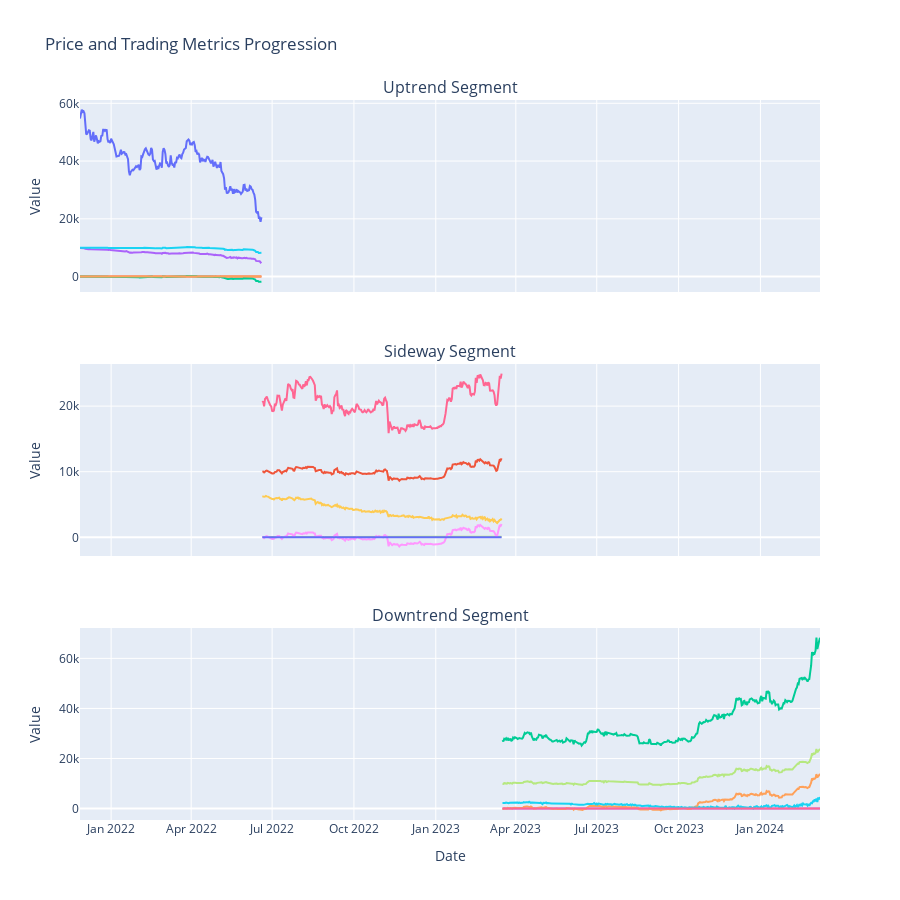

Here is the notebook cell this chart was saved with:
### Markdown cell above
### Subplot

### Code cell
# Manually segment your data
downtrend_start_idx = start_idx
downtrend_end_idx = downtrend_end_idx

sideway_start_idx = sideway_start_idx
sideway_end_idx = sideway_end_idx

uptrend_start_idx =  uptrend_start_idx
uptrend_end_idx =  len(new_indicator)

# Test strategy on each segment
downtrend_prices, downtrend_indicator_values, downtrend_profits, downtrend_cash, downtrend_bitcoin, downtrend_total = strategy(
    indcator=new_indicator[downtrend_start_idx:downtrend_end_idx].copy(),
    prices=combined_dataframe.price[downtrend_start_idx:downtrend_end_idx].copy().values)

sideway_prices, sideway_indicator_values, sideway_profits, sideway_cash, sideway_bitcoin, sideway_total = strategy(
    indcator=new_indicator[sideway_start_idx:sideway_end_idx].copy(),
    prices=combined_dataframe.price[sideway_start_idx:sideway_end_idx].copy().values)

uptrend_prices, uptrend_indicator_values, uptrend_profits, uptrend_cash, uptrend_bitcoin, uptrend_total = strategy(
    indcator=new_indicator[uptrend_start_idx:uptrend_end_idx].copy(),
    prices=combined_dataframe.price[uptrend_start_idx:uptrend_end_idx].copy().values)

# Collect dates for each segment
downtrend_dates = Dates[downtrend_start_idx:downtrend_end_idx]

sideway_dates = Dates[sideway_start_idx:sideway_end_idx]

uptrend_dates = Dates[uptrend_start_idx:uptrend_end_idx]

# Create tuples for each segment
downtrend_data = (downtrend_prices, downtrend_indicator_values, downtrend_profits, downtrend_cash, downtrend_bitcoin, downtrend_total, downtrend_dates)

sideway_data = (sideway_prices, sideway_indicator_values, sideway_profits, sideway_cash, sideway_bitcoin, sideway_total, sideway_dates)

uptrend_data = (uptrend_prices, uptrend_indicator_values, uptrend_profits, uptrend_cash, uptrend_bitcoin, uptrend_total, uptrend_dates)

# Plot the segments
subplot("Linear All Indicator", downtrend_data, sideway_data, uptrend_data)

### Figure 1 — Plotly figure (JSON) as saved in the notebook; plotly's stock layout.template omitted (floating-point values rounded to 4 significant figures; data arrays with more than 128 entries replaced by an {"elided": "..."} marker saying what was removed)
{"data": [{"mode": "lines", "name": "Price", "type": "scatter", "x": {"elided": "205 str values"}, "xaxis": "x", "y": {"elided": "205 float values"}, "yaxis": "y"}, {"mode": "lines", "name": "Linear All Indicator", "type": "scatter", "x": {"elided": "205 str values"}, "xaxis": "x", "y": {"elided": "205 float values"}, "yaxis": "y"}, {"mode": "lines", "name": "Profit", "type": "scatter", "x": {"elided": "205 str values"}, "xaxis": "x", "y": {"elided": "205 float values"}, "yaxis": "y"}, {"mode": "lines", "name": "Cash Balance", "type": "scatter", "x": {"elided": "205 str values"}, "xaxis": "x", "y": {"elided": "205 float values"}, "yaxis": "y"}, {"mode": "lines", "name": "Bitcoin Amount", "type": "scatter", "x": {"elided": "205 str values"}, "xaxis": "x", "y": {"elided": "205 float values"}, "yaxis": "y"}, {"mode": "lines", "name": "Total Balance", "type": "scatter", "x": {"elided": "205 str values"}, "xaxis": "x", "y": {"elided": "205 float values"}, "yaxis": "y"}, {"mode": "lines", "name": "Price", "type": "scatter", "x": {"elided": "270 str values"}, "xaxis": "x2", "y": {"elided": "270 float values"}, "yaxis": "y2"}, {"mode": "lines", "name": "Linear All Indicator", "type": "scatter", "x": {"elided": "270 str values"}, "xaxis": "x2", "y": {"elided": "270 float values"}, "yaxis": "y2"}, {"mode": "lines", "name": "Profit", "type": "scatter", "x": {"elided": "270 str values"}, "xaxis": "x2", "y": {"elided": "270 float values"}, "yaxis": "y2"}, {"mode": "lines", "name": "Cash Balance", "type": "scatter", "x": {"elided": "270 str values"}, "xaxis": "x2", "y": {"elided": "270 float values"}, "yaxis": "y2"}, {"mode": "lines", "name": "Bitcoin Amount", "type": "scatter", "x": {"elided": "270 str values"}, "xaxis": "x2", "y": {"elided": "270 float values"}, "yaxis": "y2"}, {"mode": "lines", "name": "Total Balance", "type": "scatter", "x": {"elided": "270 str values"}, "xaxis": "x2", "y": {"elided": "270 float values"}, "yaxis": "y2"}, {"mode": "lines", "name": "Price", "type": "scatter", "x": {"elided": "358 str values"}, "xaxis": "x3", "y": {"elided": "358 float values"}, "yaxis": "y3"}, {"mode": "lines", "name": "Linear All Indicator", "type": "scatter", "x": {"elided": "358 str values"}, "xaxis": "x3", "y": {"elided": "358 float values"}, "yaxis": "y3"}, {"mode": "lines", "name": "Profit", "type": "scatter", "x": {"elided": "358 str values"}, "xaxis": "x3", "y": {"elided": "358 float values"}, "yaxis": "y3"}, {"mode": "lines", "name": "Cash Balance", "type": "scatter", "x": {"elided": "358 str values"}, "xaxis": "x3", "y": {"elided": "358 float values"}, "yaxis": "y3"}, {"mode": "lines", "name": "Bitcoin Amount", "type": "scatter", "x": {"elided": "358 str values"}, "xaxis": "x3", "y": {"elided": "358 float values"}, "yaxis": "y3"}, {"mode": "lines", "name": "Total Balance", "type": "scatter", "x": {"elided": "358 str values"}, "xaxis": "x3", "y": {"elided": "358 float values"}, "yaxis": "y3"}], "layout": {"annotations": [{"font": {"size": 16}, "showarrow": false, "text": "Uptrend Segment", "x": 0.5, "xanchor": "center", "xref": "paper", "y": 1, "yanchor": "bottom", "yref": "paper"}, {"font": {"size": 16}, "showarrow": false, "text": "Sideway Segment", "x": 0.5, "xanchor": "center", "xref": "paper", "y": 0.6333, "yanchor": "bottom", "yref": "paper"}, {"font": {"size": 16}, "showarrow": false, "text": "Downtrend Segment", "x": 0.5, "xanchor": "center", "xref": "paper", "y": 0.2667, "yanchor": "bottom", "yref": "paper"}], "height": 900, "hovermode": "x unified", "showlegend": false, "title": {"text": "Price and Trading Metrics Progression"}, "xaxis": {"anchor": "y", "domain": [0, 1], "matches": "x3", "showticklabels": false}, "xaxis2": {"anchor": "y2", "domain": [0, 1], "matches": "x3", "showticklabels": false}, "xaxis3": {"anchor": "y3", "domain": [0, 1], "title": {"text": "Date"}}, "yaxis": {"anchor": "x", "domain": [0.7333, 1], "title": {"text": "Value"}}, "yaxis2": {"anchor": "x2", "domain": [0.3667, 0.6333], "title": {"text": "Value"}}, "yaxis3": {"anchor": "x3", "domain": [0, 0.2667], "title": {"text": "Value"}}}}
